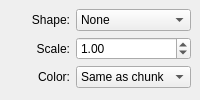
                 <widget class="QWidget" name="tab_5" >
                  <attribute name="title" >
                   <string>Bases</string>
                  </attribute>
                  <layout class="QGridLayout" >
                   <property name="margin" >
                    <number>9</number>
                   </property>
                   <property name="spacing" >
                    <number>6</number>
                   </property>
                   <item row="0" column="1" >
                    <widget class="QComboBox" name="dnaStyleBasesShapeComboBox" >
                     <item>
                      <property name="text" >
                       <string>None</string>
                      </property>
                     </item>
                     <item>
                      <property name="text" >
                       <string>Spheres</string>
                      </property>
                     </item>
                     <item>
                      <property name="text" >
                       <string>Cartoon</string>
                      </property>
                     </item>
                    </widget>
                   </item>
                   <item row="0" column="0" >
                    <widget class="QLabel" name="label_33" >
                     <property name="sizePolicy" >
                      <sizepolicy>
                       <hsizetype>1</hsizetype>
                       <vsizetype>5</vsizetype>
                       <horstretch>0</horstretch>
                       <verstretch>0</verstretch>
                      </sizepolicy>
                     </property>
                     <property name="text" >
                      <string>Shape:</string>
                     </property>
                     <property name="alignment" >
                      <set>Qt::AlignRight|Qt::AlignTrailing|Qt::AlignVCenter</set>
                     </property>
                    </widget>
                   </item>
                   <item row="1" column="0" >
                    <widget class="QLabel" name="textLabel1_3_2_12" >
                     <property name="toolTip" >
                      <string>CPK Atom Scale factor for CPK display mode</string>
                     </property>
                     <property name="text" >
                      <string>Scale:</string>
                     </property>
                     <property name="alignment" >
                      <set>Qt::AlignRight|Qt::AlignTrailing|Qt::AlignVCenter</set>
                     </property>
                    </widget>
                   </item>
                   <item row="2" column="0" >
                    <widget class="QLabel" name="label_34" >
                     <property name="sizePolicy" >
                      <sizepolicy>
                       <hsizetype>1</hsizetype>
                       <vsizetype>5</vsizetype>
                       <horstretch>0</horstretch>
                       <verstretch>0</verstretch>
                      </sizepolicy>
                     </property>
                     <property name="text" >
                      <string>Color:</string>
                     </property>
                     <property name="alignment" >
                      <set>Qt::AlignRight|Qt::AlignTrailing|Qt::AlignVCenter</set>
                     </property>
                    </widget>
                   </item>
                   <item row="2" column="1" >
                    <widget class="QComboBox" name="dnaStyleBasesColorComboBox" >
                     <item>
                      <property name="text" >
                       <string>Same as chunk</string>
                      </property>
                     </item>
                     <item>
                      <property name="text" >
                       <string>Base order</string>
                      </property>
                     </item>
                     <item>
                      <property name="text" >
                       <string>Strand order</string>
                      </property>
                     </item>
                     <item>
                      <property name="text" >
                       <string>Base type</string>
                      </property>
                     </item>
                    </widget>
                   </item>
                   <item row="1" column="1" >
                    <widget class="QDoubleSpinBox" name="dnaStyleBasesScaleSpinBox" >
                     <property name="maximum" >
                      <double>10.000000000000000</double>
                     </property>
                     <property name="singleStep" >
                      <double>0.100000000000000</double>
                     </property>
                     <property name="value" >
                      <double>1.000000000000000</double>
                     </property>
                    </widget>
                   </item>
                  </layout>
                 </widget>
